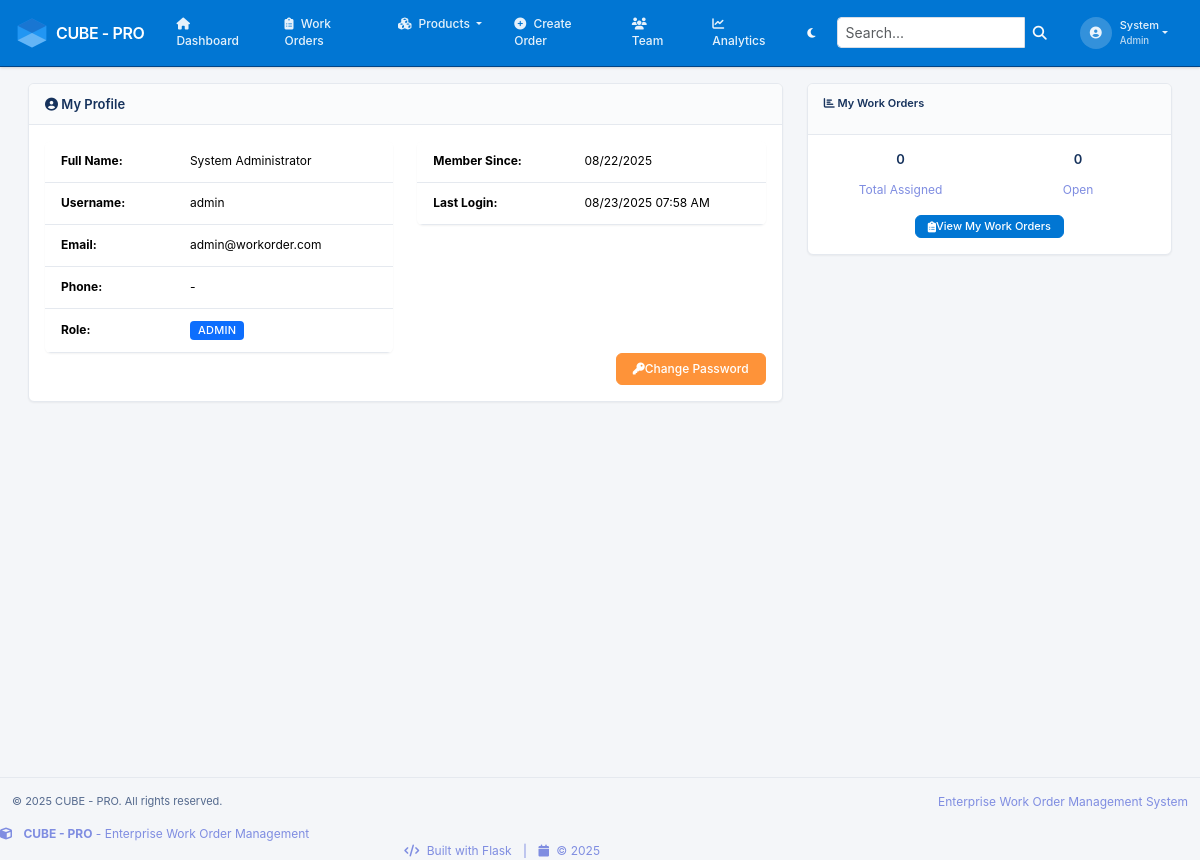
The page /profile (signed in) on the database as committed earlier.
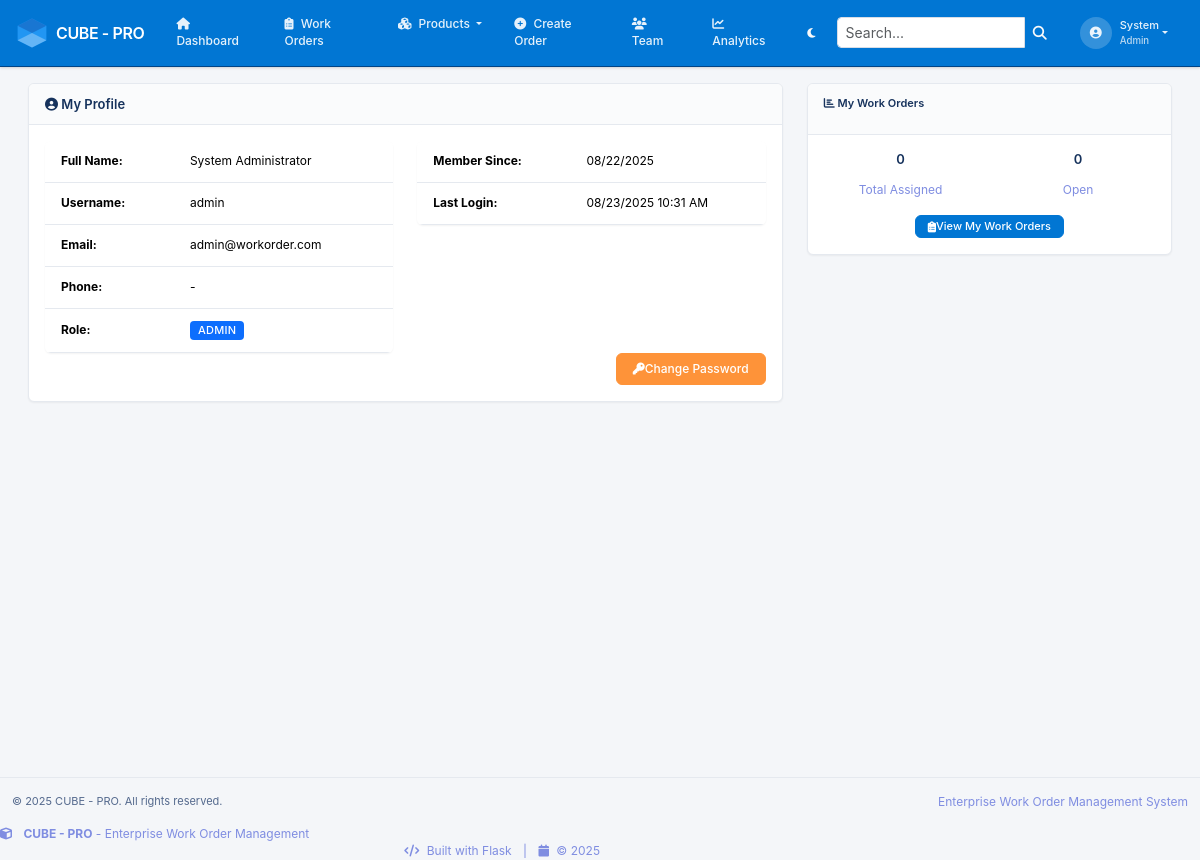
The same page on the database as committed later.
### app/models.py (models this page shows, shortened)
class User(UserMixin, db.Model):
    __tablename__ = 'users'
    id = db.Column(db.Integer, primary_key=True)
    username = db.Column(db.String(64), unique=True, nullable=False, index=True)
    email = db.Column(db.String(120), unique=True, nullable=False, index=True)
    password_hash = db.Column(db.String(255), nullable=False)
    first_name = db.Column(db.String(64), nullable=False)
    last_name = db.Column(db.String(64), nullable=False)
    phone = db.Column(db.String(20))
    is_active = db.Column(db.Boolean, default=True)
    created_at = db.Column(db.DateTime, default=lambda: datetime.now(timezone.utc))
    last_login = db.Column(db.DateTime)
    role_id = db.Column(db.Integer, db.ForeignKey('roles.id'))
    created_workorders = db.relationship('WorkOrder', foreign_keys='WorkOrder.created_by_id',
                                       backref='creator', lazy='dynamic')
    assigned_workorders = db.relationship('WorkOrder', foreign_keys='WorkOrder.assigned_to_id',
                                        backref='assignee', lazy='dynamic')
    activities = db.relationship('WorkOrderActivity', backref='user', lazy='dynamic')
    @property
    def full_name(self):
        return f"{self.first_name} {self.last_name}"
    def has_role(self, role_name):
        return self.role and self.role.name == role_name

### app/main/routes.py (the view)
@bp.route('/profile')
@login_required
def profile():
    total_assigned = current_user.assigned_workorders.count()
    open_assigned = db.session.query(WorkOrder).join(Status).filter(
        WorkOrder.assigned_to_id == current_user.id,
        ~Status.is_closed
    ).count()
    workorder_stats = {
        'total_assigned': total_assigned,
        'open_assigned': open_assigned
    }
    return render_template('main/profile.html',
                         title='My Profile',
                         workorder_stats=workorder_stats)

### app/__init__.py (called while the page is built)
@login_manager.user_loader
def load_user(user_id):
    from app.models import User
    return User.query.get(int(user_id))

### app/templates/main/profile.html
{% extends "base.html" %}
{% block content %}
<div class="row">
    <div class="col-md-8">
        <div class="card">
            <div class="card-header">
                <h4 class="mb-0"><i class="fas fa-user-circle"></i> My Profile</h4>
            </div>
            <div class="card-body">
                <div class="row">
                    <div class="col-md-6">
                        <table class="table table-sm">
                            <tr>
                                <td><strong>Full Name:</strong></td>
                                <td>{{ current_user.full_name }}</td>
                            </tr>
                            <tr>
                                <td><strong>Username:</strong></td>
                                <td>{{ current_user.username }}</td>
                            </tr>
                            <tr>
                                <td><strong>Email:</strong></td>
                                <td>{{ current_user.email }}</td>
                            </tr>
                            <tr>
                                <td><strong>Phone:</strong></td>
                                <td>{{ current_user.phone or '-' }}</td>
                            </tr>
                            <tr>
                                <td><strong>Role:</strong></td>
                                <td>
                                    <span class="badge bg-primary">{{ current_user.role.name.title() }}</span>
                                </td>
                            </tr>
                        </table>
                    </div>
                    <div class="col-md-6">
                        <table class="table table-sm">
                            <tr>
                                <td><strong>Member Since:</strong></td>
                                <td>{{ current_user.created_at.strftime('%m/%d/%Y') }}</td>
                            </tr>
                            <tr>
                                <td><strong>Last Login:</strong></td>
                                <td>
                                    {% if current_user.last_login %}
                                        {{ current_user.last_login.strftime('%m/%d/%Y %I:%M %p') }}
                                    {% else %}
                                        <span class="text-muted">This session</span>
                                    {% endif %}
                                </td>
                            </tr>
                        </table>
                    </div>
                </div>
                <div class="text-end">
                    <a href="{{ url_for('auth.change_password') }}" class="btn btn-warning">
                        <i class="fas fa-key"></i> Change Password
                    </a>
                </div>
            </div>
        </div>
    </div>
    <div class="col-md-4">
        <div class="card">
            <div class="card-header">
                <h6><i class="fas fa-chart-bar"></i> My Work Orders</h6>
            </div>
            <div class="card-body text-center">
                <div class="row">
                    <div class="col-6">
                        <h4>{{ workorder_stats.total_assigned if workorder_stats else 0 }}</h4>
                        <small class="text-muted">Total Assigned</small>
                    </div>
                    <div class="col-6">
                        <h4>{{ workorder_stats.open_assigned if workorder_stats else 0 }}</h4>
                        <small class="text-muted">Open</small>
                    </div>
                </div>
                <div class="mt-3">
                    <a href="{{ url_for('workorders.list_workorders') }}" class="btn btn-primary btn-sm">
                        <i class="fas fa-clipboard-list"></i> View My Work Orders
                    </a>
                </div>
            </div>
        </div>
    </div>
</div>
{% endblock %}

### app/templates/base.html (shortened to what the changed rows need)
<!DOCTYPE html>
<html lang="en" data-bs-theme="light">
<head>
    <link href="https://cdn.jsdelivr.net/npm/bootstrap@5.3.2/dist/css/bootstrap.min.css" rel="stylesheet">
    <link href="https://cdnjs.cloudflare.com/ajax/libs/font-awesome/6.4.0/css/all.min.css" rel="stylesheet">
    <link href="{{ url_for('static', filename='css/style.css') }}" rel="stylesheet">
</head>
<body>
    {% if current_user.is_authenticated %}
    <nav class="navbar navbar-expand-lg navbar-dark">
        <div class="container-fluid px-3">
            <a class="navbar-brand fw-semibold d-flex align-items-center" href="{{ url_for('main.dashboard') }}">
                <img src="{{ url_for('static', filename='img/cube.svg') }}" alt="Cube Logo" style="height:32px;width:32px;object-fit:contain;" class="me-2">
                CUBE - PRO
            </a>
            <div class="collapse navbar-collapse" id="navbarNav">
                <ul class="navbar-nav me-auto">
                    <li class="nav-item">
                        <a class="nav-link px-2" href="{{ url_for('main.dashboard') }}">
                            <i class="fas fa-home me-1"></i> Dashboard
                        </a>
                    </li>
                    <li class="nav-item">
                        <a class="nav-link px-2" href="{{ url_for('workorders.list_workorders') }}">
                            <i class="fas fa-clipboard-list me-1"></i> Work Orders
                        </a>
                    </li>
                    <li class="nav-item dropdown">
                        <a class="nav-link dropdown-toggle px-2" href="#" id="productsDropdown" role="button" data-bs-toggle="dropdown">
                            <i class="fas fa-cubes me-1"></i> Products
                        </a>
                    </li>
                    {% if current_user.role and (current_user.role.name == 'admin' or current_user.role.name == 'manager') %}
                    <li class="nav-item">
                        <a class="nav-link px-2" href="{{ url_for('workorders.create_workorder') }}">
                            <i class="fas fa-plus-circle me-1"></i> Create Order
                        </a>
                    </li>
                    <li class="nav-item">
                        <a class="nav-link px-2" href="{{ url_for('users.list_users') }}">
                            <i class="fas fa-users me-1"></i> Team
                        </a>
                    </li>
                    <li class="nav-item">
                        <a class="nav-link px-2" href="{{ url_for('reporting.dashboard') }}">
                            <i class="fas fa-chart-line me-1"></i> Analytics
                        </a>
                    </li>
                    {% endif %}
                </ul>
                <button class="btn btn-outline-light btn-sm me-2" id="themeToggle">
                    <i class="fas fa-moon"></i>
                </button>
                <form class="d-flex me-2" method="GET" action="{{ url_for('main.search') }}">
                    <div class="input-group input-group-sm">
                        <input class="form-control" type="search" name="q" placeholder="Search..." aria-label="Search" style="max-width: 200px;">
                        <button class="btn btn-outline-light" type="submit">
                            <i class="fas fa-search"></i>
                        </button>
                    </div>
                </form>
                <ul class="navbar-nav">
                    <li class="nav-item dropdown">
                        <a class="nav-link dropdown-toggle d-flex align-items-center" href="#" id="navbarDropdown" role="button" data-bs-toggle="dropdown">
                            <div class="user-avatar me-2">
                                <i class="fas fa-user-circle"></i>
                            </div>
                            <div class="user-info d-none d-md-block">
                                <div class="fw-medium">{{ current_user.first_name }}</div>
                                <small class="text-light opacity-75">{{ current_user.role.name|title if current_user.role else 'User' }}</small>
                            </div>
                        </a>
                    </li>
                </ul>
            </div>
        </div>
    </nav>
    {% endif %}
    <main class="{% if current_user.is_authenticated %}main-content{% else %}auth-content{% endif %}">
    <div class="container-fluid">
            {% block content %}{% endblock %}
        </div>
    </main>
</body>
</html>

Rows that differ between the two databases and show on the page:
changed User "System Administrator": last_login "08/23/2025 07:58 AM" → "08/23/2025 10:31 AM"
